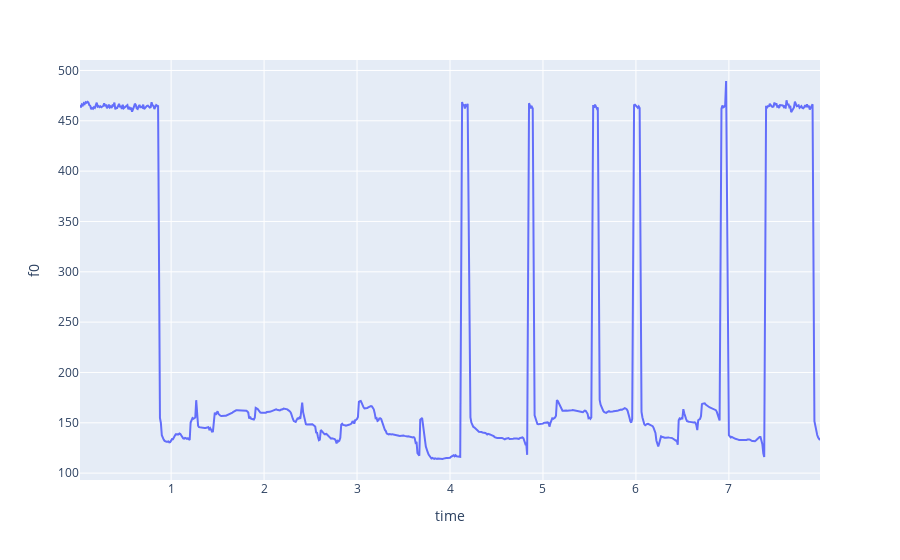

The notebook cell saved with this chart:
### Code cell
plotGraphF0('data/person00009-00001-semitone-75-600.csv')

### Figure 1 — Plotly figure (JSON) as saved in the notebook; plotly's stock layout.template omitted (floating-point values rounded to 4 significant figures; data arrays with more than 128 entries replaced by an {"elided": "..."} marker saying what was removed)
{"data": [{"hoverlabel": {"namelength": 0}, "hovertemplate": "time=%{x}<br>f0=%{y}", "legendgroup": "", "line": {"color": "#636efa", "dash": "solid"}, "mode": "lines", "name": "", "showlegend": false, "type": "scatter", "x": {"elided": "775 float values"}, "xaxis": "x", "y": {"elided": "775 float values"}, "yaxis": "y"}], "layout": {"legend": {"tracegroupgap": 0}, "margin": {"t": 60}, "xaxis": {"anchor": "y", "domain": [0, 1], "title": {"text": "time"}}, "yaxis": {"anchor": "x", "domain": [0, 1], "title": {"text": "f0"}}}}
